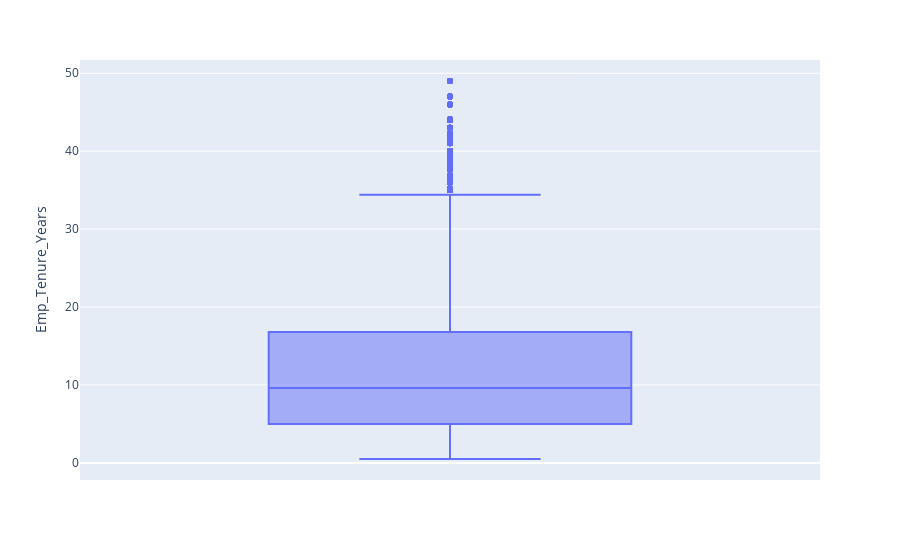

The notebook cell saved with this chart:
### Markdown cell above
- Boxplot Check

### Code cell
fig = px.box(data, y='Emp_Tenure_Years')

fig.show()

data['Emp_Tenure_Years'].describe()

data.shape

### Figure 1 — Plotly figure (JSON) as saved in the notebook; plotly's stock layout.template omitted (floating-point values rounded to 4 significant figures; data arrays with more than 128 entries replaced by an {"elided": "..."} marker saying what was removed)
{"data": [{"alignmentgroup": "True", "hovertemplate": "Emp_Tenure_Years=%{y}<extra></extra>", "legendgroup": "", "marker": {"color": "#636efa"}, "name": "", "notched": false, "offsetgroup": "", "orientation": "v", "showlegend": false, "type": "box", "x0": " ", "xaxis": "x", "y": {"elided": "19282 float values"}, "y0": " ", "yaxis": "y"}], "layout": {"boxmode": "group", "legend": {"tracegroupgap": 0}, "margin": {"t": 60}, "xaxis": {"anchor": "y", "domain": [0, 1]}, "yaxis": {"anchor": "x", "domain": [0, 1], "title": {"text": "Emp_Tenure_Years"}}}}
